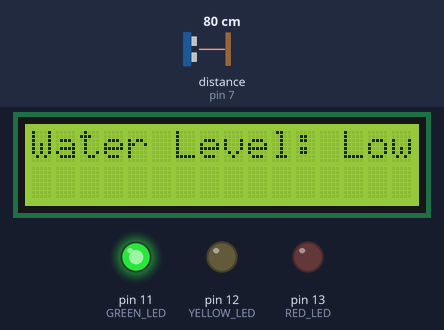
A sketch run on a simulated Arduino Uno, built with avr-gcc and run on an emulated ATmega328P. Shown: 16×2 character LCD, output pins drawn as LEDs (lit = HIGH). Wiring (inferred from the names in the program): ultrasonic range finder: trigger pin 8; echo pin 7. The inputs (shaded band) are chosen by the test bench; at power-on: distance to the obstacle (sensor on pin 7) 80 cm. The echo pulse lasts 58.3 µs per cm; pins used as bus, display or sensor lines are not drawn.

Above: at 1.2 s.
1.3 s: distance to the obstacle (sensor on pin 7) set to 19 cm
3.3 s: distance to the obstacle (sensor on pin 7) set to 14 cm
At 5.3 s:
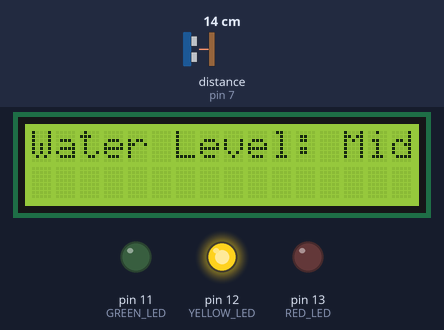
5.6 s: distance to the obstacle (sensor on pin 7) set to 8 cm
7.4 s: distance to the obstacle (sensor on pin 7) set to 5 cm
At 9.0 s:
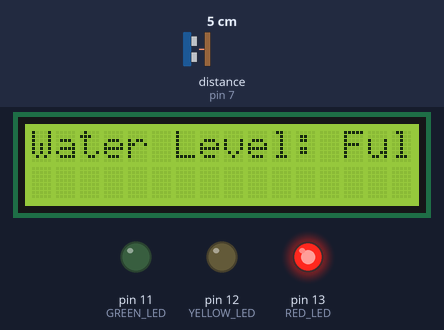
9.7 s: distance to the obstacle (sensor on pin 7) set to 9 cm
At 10.8 s:
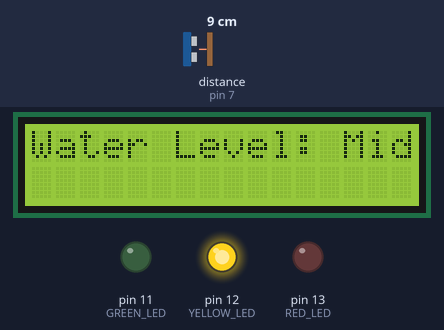
11.7 s: distance to the obstacle (sensor on pin 7) set to 2 cm
At 13.8 s:
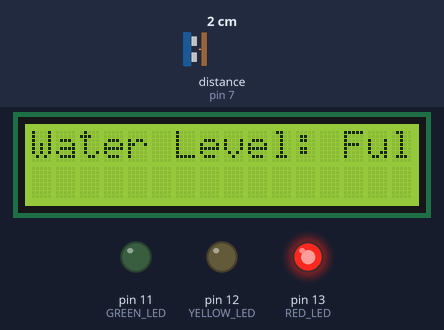
Timing chart, 0 to 14.8 s (numbered marks = the images above; inputs shaded):
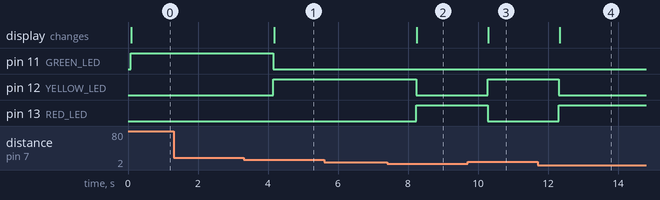

The sketch:

Smart_water_level_monitoring.ino
```cpp
#include <Wire.h>
#include <LiquidCrystal_I2C.h>

#define TRIG_PIN 8
#define ECHO_PIN 7
#define RED_LED 13
#define YELLOW_LED 12
#define GREEN_LED 11

LiquidCrystal_I2C lcd(0x27, 16, 2);

void setup() {
  Serial.begin(9600);
  pinMode(TRIG_PIN, OUTPUT);
  pinMode(ECHO_PIN, INPUT);
  pinMode(RED_LED, OUTPUT);
  pinMode(YELLOW_LED, OUTPUT);
  pinMode(GREEN_LED, OUTPUT);
  lcd.init();
  lcd.backlight();
}

long readDistance() {
  digitalWrite(TRIG_PIN, LOW);
  delayMicroseconds(2);
  digitalWrite(TRIG_PIN, HIGH);
  delayMicroseconds(10);
  digitalWrite(TRIG_PIN, LOW);
  long duration = pulseIn(ECHO_PIN, HIGH);
  long distance = duration * 0.034 / 2;
  return distance;
}

void loop() {
  long distance = readDistance();
  lcd.clear();

  if (distance <= 5) {
    // Tank Full
    digitalWrite(RED_LED, HIGH);
    digitalWrite(YELLOW_LED, LOW);
    digitalWrite(GREEN_LED, LOW);
    lcd.setCursor(0, 0);
    lcd.print("Water Level: Full");
  } else if (distance <= 15) {
    // Medium
    digitalWrite(RED_LED, LOW);
    digitalWrite(YELLOW_LED, HIGH);
    digitalWrite(GREEN_LED, LOW);
    lcd.setCursor(0, 0);
    lcd.print("Water Level: Mid");
  } else {
    // Empty
    digitalWrite(RED_LED, LOW);
    digitalWrite(YELLOW_LED, LOW);
    digitalWrite(GREEN_LED, HIGH);
    lcd.setCursor(0, 0);
    lcd.print("Water Level: Low");
  }

  delay(1000);
}
```

Measured:
- the behaviour switches between 17 and 16 cm on distance to the obstacle (sensor on pin 7) (found by bisection; images 0 and 1)
- the behaviour switches between 7 and 6 cm on distance to the obstacle (sensor on pin 7) (found by bisection; images 1 and 2)
- after the input at 1.3 s, every drawn part: stays the same
- after the input at 3.3 s, pin 11 (GREEN_LED): HIGH → LOW after 0.86 s; pin 12 (YELLOW_LED): LOW → HIGH after 0.86 s; the display: changes after 0.87 s (image 1)
- after the input at 5.6 s, every drawn part: stays the same
- after the input at 7.4 s, pin 12 (YELLOW_LED): HIGH → LOW after 0.83 s; pin 13 (RED_LED): LOW → HIGH after 0.83 s; the display: changes after 0.85 s (image 2)
- after the input at 9.7 s, pin 12 (YELLOW_LED): LOW → HIGH after 0.57 s; pin 13 (RED_LED): HIGH → LOW after 0.57 s; the display: changes after 0.59 s (image 3)
- after the input at 11.7 s, pin 12 (YELLOW_LED): HIGH → LOW after 0.61 s; pin 13 (RED_LED): LOW → HIGH after 0.61 s; the display: changes after 0.63 s (image 4)
